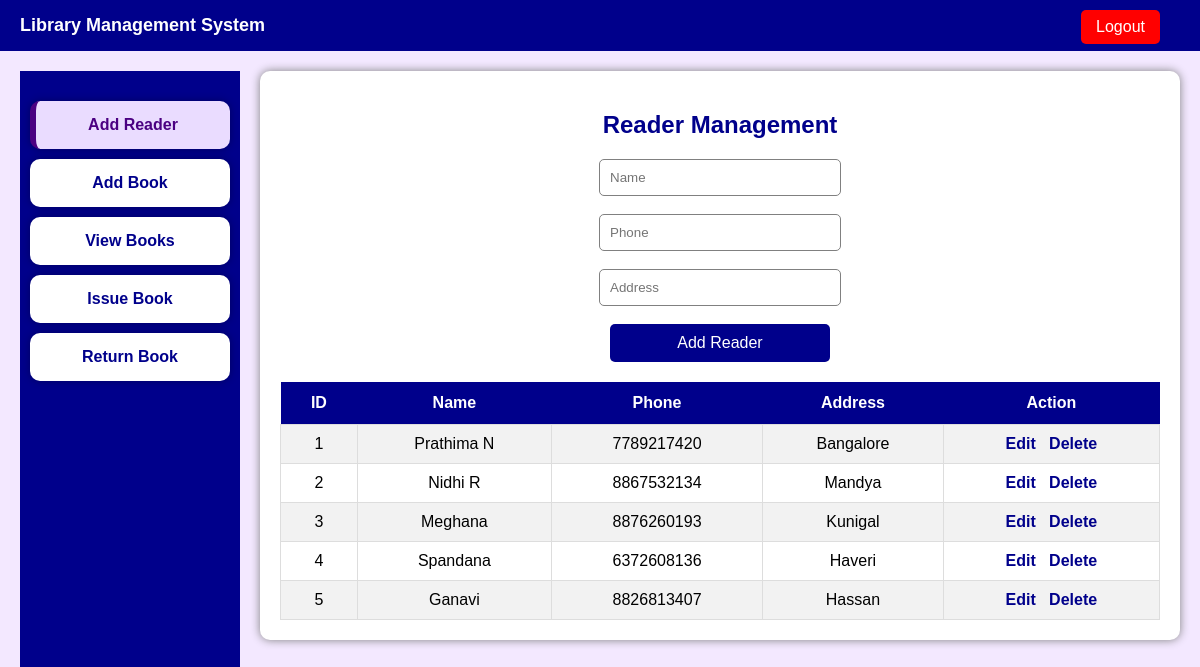
The page /home.php?page=reader on the database its author committed.
### tables this page shows
CREATE TABLE `readers` (
  `reader_id` int(11) NOT NULL,
  `name` varchar(100) DEFAULT NULL,
  `address` varchar(255) DEFAULT NULL,
  `phone` varchar(15) DEFAULT NULL
);

### addreader.php (the view, shortened to what this page needs)
<?php
$conn = mysqli_connect("localhost","root","","library_db");
$editData = null;
$result = mysqli_query($conn,"SELECT * FROM readers");
?>
<div class="main-box">
<h2>Reader Management</h2>
<form method="POST">
<input type="text" name="name"
placeholder="Name"
value="<?php echo $editData['name'] ?? ''; ?>" required>
<br><br>
<input type="text" name="phone"
placeholder="Phone"
value="<?php echo $editData['phone'] ?? ''; ?>" required>
<br><br>
<input type="text" name="address"
placeholder="Address"
value="<?php echo $editData['address'] ?? ''; ?>" required>
<br><br>
<?php if(isset($editData)) { ?>
    <input type="submit" name="update" value="Update Reader">
<?php } else { ?>
    <input type="submit" name="submit" value="Add Reader">
<?php } ?>
</form>
</div>
<table>
<tr>
    <th>ID</th>
    <th>Name</th>
    <th>Phone</th>
    <th>Address</th>
    <th>Action</th>
</tr>
<?php while($row = mysqli_fetch_assoc($result)) { ?>
<tr>
    <td><?php echo $row['reader_id']; ?></td>
    <td><?php echo $row['name']; ?></td>
    <td><?php echo $row['phone']; ?></td>
    <td><?php echo $row['address']; ?></td>
    <td>
        <a href="home.php?page=reader&edit=<?php echo $row['reader_id']; ?>">
        Edit
        </a>
        <a href="home.php?page=reader&delete=<?php echo $row['reader_id']; ?>"
        onclick="return confirm('Delete this reader?')">
        Delete
        </a>
    </td>
</tr>
<?php } ?>
</table>

### style.css (style rules this page uses)
body { font-family: Arial, sans-serif; background-color: #f3e8ff; margin: 0; padding: 0; }
h1,h2 { color: darkblue; text-align: center; }
form { text-align: center; margin-top: 10px; }
input { width: 220px; padding: 10px; border-radius: 5px; border: 1px solid gray; }
input[type="submit"] { background-color: darkblue; color: white; border: none; cursor: pointer; font-size: 16px; }
table { width: 100%; border-collapse: collapse; background-color: white; margin-top: 20px; }
th { background-color: darkblue; color: white; padding: 12px; }
td { padding: 10px; border: 1px solid #ddd; text-align: center; }
tr:nth-child(even) { background-color: #f2f2f2; }
td a { text-decoration: none; color: darkblue; font-weight: bold; }

### rows shown on the page
readers: reader_id "1", name "Prathima N", phone "7789217420", address "Bangalore"
readers: reader_id "2", name "Nidhi R", phone "8867532134", address "Mandya"
readers: reader_id "3", name "Meghana", phone "8876260193", address "Kunigal"
readers: reader_id "4", name "Spandana", phone "6372608136", address "Haveri"
readers: reader_id "5", name "Ganavi", phone "8826813407", address "Hassan"
